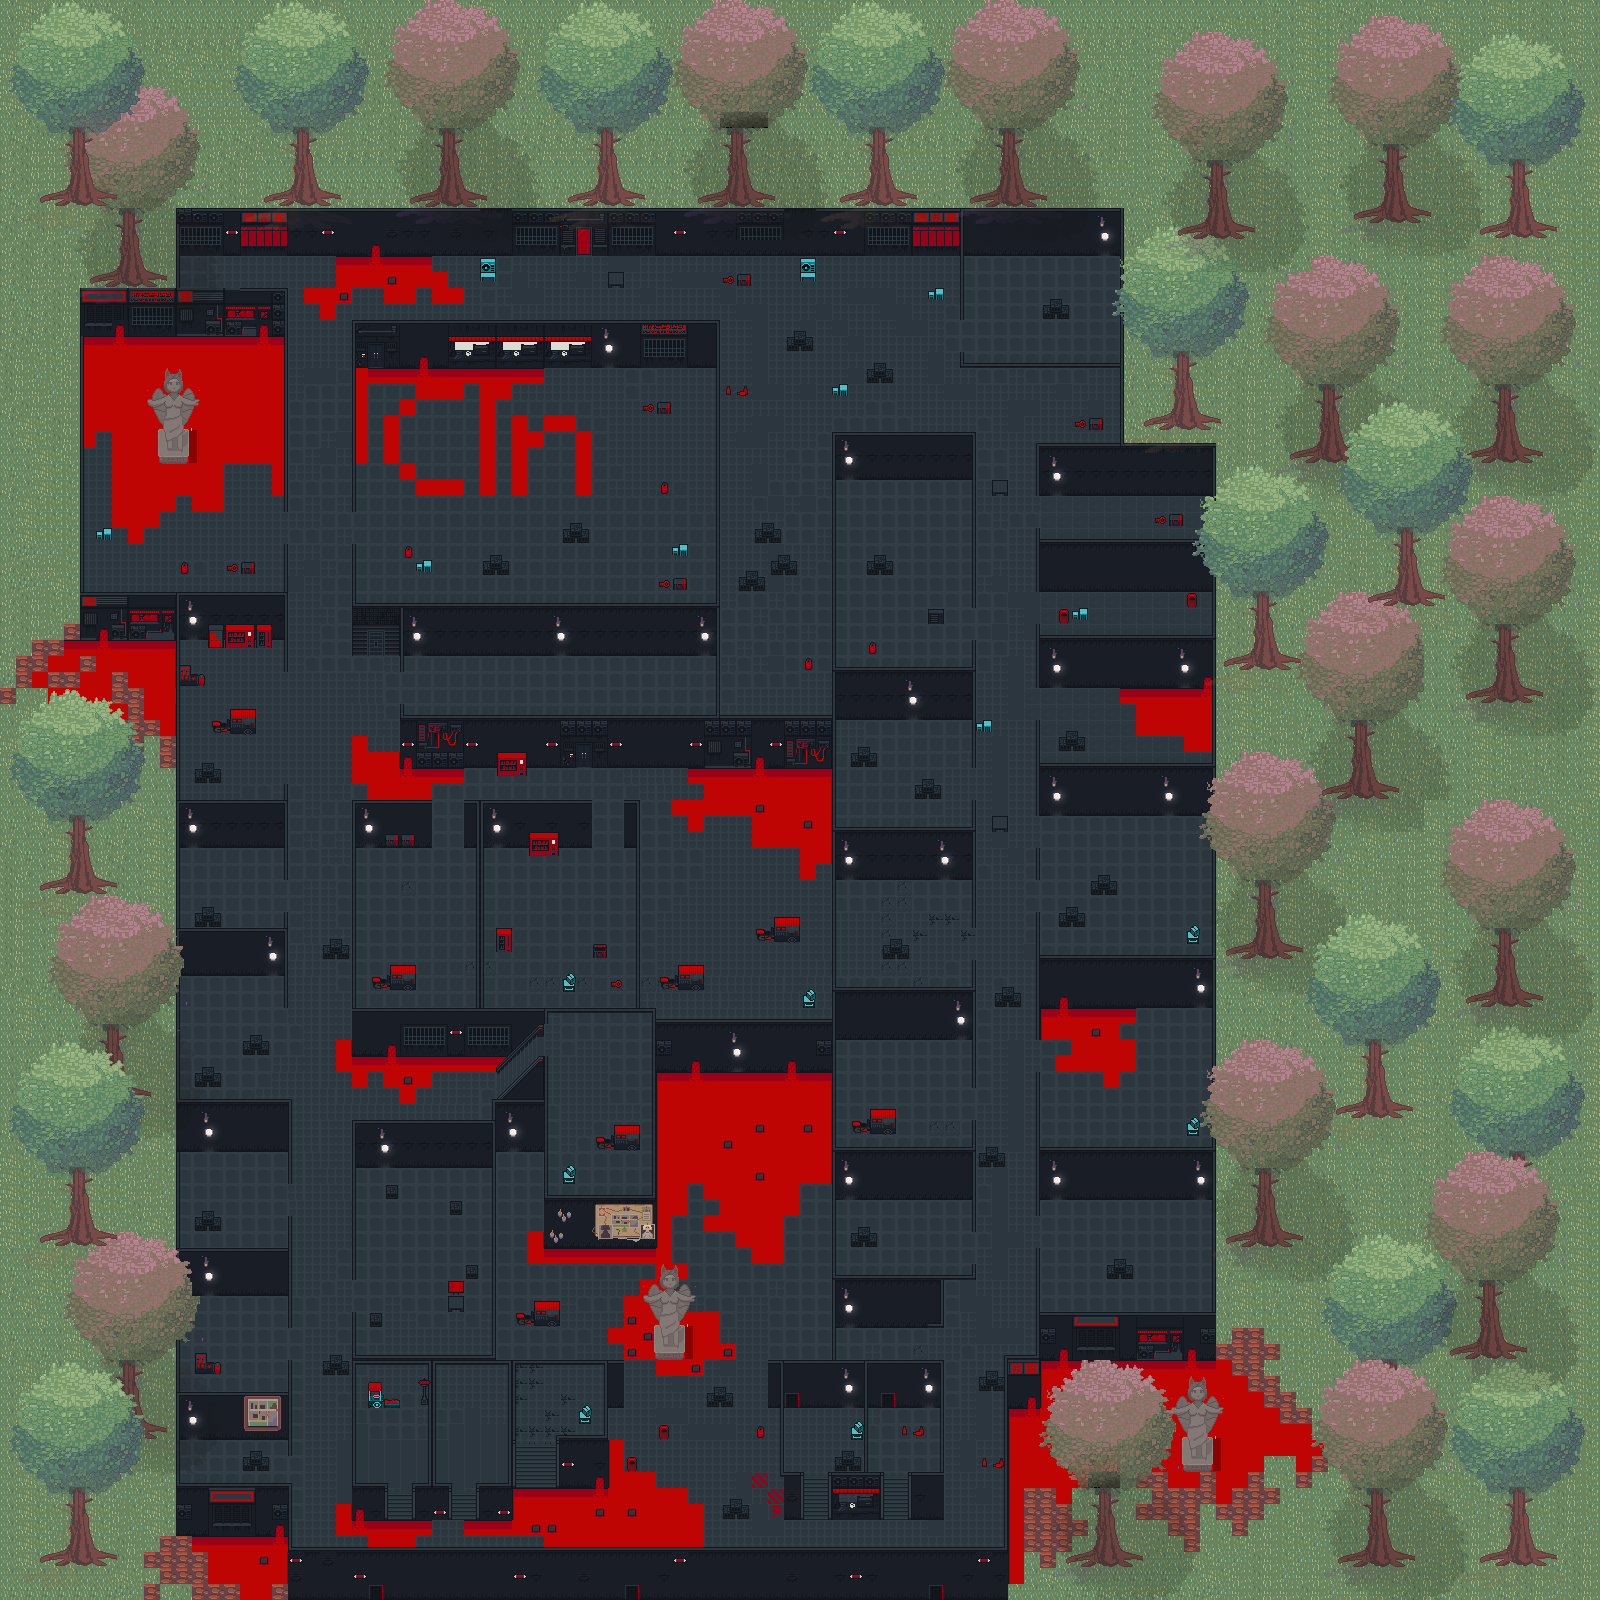

Rendered tile map (Tiled .tmx) drawn with the repository's tilesets; below, a short description and the map source with its tile grids summarised:
An orthogonal 100x100 tile map with 16x16 px tiles, 8 tile layers (piso geral, paredes básicas, paredes visíveis, sobreposição, ...), 11 tilesets.

<map version="1.10" tiledversion="1.11.2" orientation="orthogonal" renderorder="right-down" width="100" height="100" tilewidth="16" tileheight="16" infinite="0" nextlayerid="10" nextobjectid="1">
 <tileset firstgid="1" name="img1" tilewidth="16" tileheight="16" tilecount="400" columns="20">
  <image source="assets/neo_zero_tiles_and_buildings_01.png" trans="ff00ff" width="320" height="320" />
 </tileset>
 <tileset firstgid="401" name="img2" tilewidth="16" tileheight="16" tilecount="247" columns="19">
  <image source="assets/neo_zero_tileset_02.png" trans="ff00ff" width="304" height="208" />
 </tileset>
 <tileset firstgid="648" name="img3" tilewidth="16" tileheight="16" tilecount="100" columns="10">
  <image source="assets/neo_zero_props_and_items_01.png" trans="ff00ff" width="160" height="160" />
 </tileset>
 <tileset firstgid="748" name="img4" tilewidth="16" tileheight="16" tilecount="72" columns="12">
  <image source="assets/neo_zero_props_02_free.png" trans="ff00ff" width="192" height="96" />
 </tileset>
 <tileset firstgid="820" name="img5" tilewidth="16" tileheight="16" tilecount="147" columns="21">
  <image source="assets/neo_zero_buildings_02.png" trans="ff00ff" width="336" height="112" />
 </tileset>
 <tileset firstgid="967" name="img6" tilewidth="16" tileheight="16" tilecount="2304" columns="48">
  <image source="assets/Inside_C.png" trans="ff00ff" width="768" height="768" />
 </tileset>
 <tileset firstgid="3271" name="img7" tilewidth="16" tileheight="16" tilecount="1152" columns="24">
  <image source="assets/A5.png" trans="ff00ff" width="384" height="768" />
 </tileset>
 <tileset firstgid="4423" name="img8" tilewidth="16" tileheight="16" tilecount="2160" columns="48">
  <image source="assets/A4.png" trans="ff00ff" width="768" height="720" />
 </tileset>
 <tileset firstgid="6583" name="img9" tilewidth="16" tileheight="16" tilecount="2304" columns="48">
  <image source="assets/Inside_E.png" trans="ff00ff" width="768" height="768" />
 </tileset>
 <tileset firstgid="8887" name="img10" tilewidth="16" tileheight="16" tilecount="2304" columns="48">
  <image source="assets/Inside_C.png" trans="ff00ff" width="768" height="768" />
 </tileset>
 <tileset firstgid="11191" name="img12" tilewidth="16" tileheight="16" tilecount="1080" columns="40">
  <image source="assets/Outside.png" trans="ff00ff" width="646" height="439" />
 </tileset>
 <layer id="1" name="piso geral" width="100" height="100">
  <data>[10000 cells, 9396 non-empty, 29 distinct tile ids]</data>
 </layer>
 <layer id="2" name="paredes básicas" width="100" height="100">
  <data>[10000 cells, 1187 non-empty, 35 distinct tile ids]</data>
 </layer>
 <layer id="3" name="paredes visíveis" width="100" height="100">
  <data>[10000 cells, 1666 non-empty, 127 distinct tile ids]</data>
 </layer>
 <layer id="5" name="sobreposição" width="100" height="100">
  <data>[10000 cells, 530 non-empty, 42 distinct tile ids]</data>
 </layer>
 <layer id="6" name="sobreposição 2" width="100" height="100">
  <data>[10000 cells, 2418 non-empty, 452 distinct tile ids]</data>
 </layer>
 <layer id="7" name="sobreposição 3" width="100" height="100">
  <data>[10000 cells, 296 non-empty, 150 distinct tile ids]</data>
 </layer>
 <layer id="8" name="sobreposição 4" width="100" height="100">
  <data>[10000 cells, 1616 non-empty, 165 distinct tile ids]</data>
 </layer>
 <layer id="9" name="sobreposição 5" width="100" height="100">
  <data>[10000 cells, 1538 non-empty, 159 distinct tile ids]</data>
 </layer>
</map>
